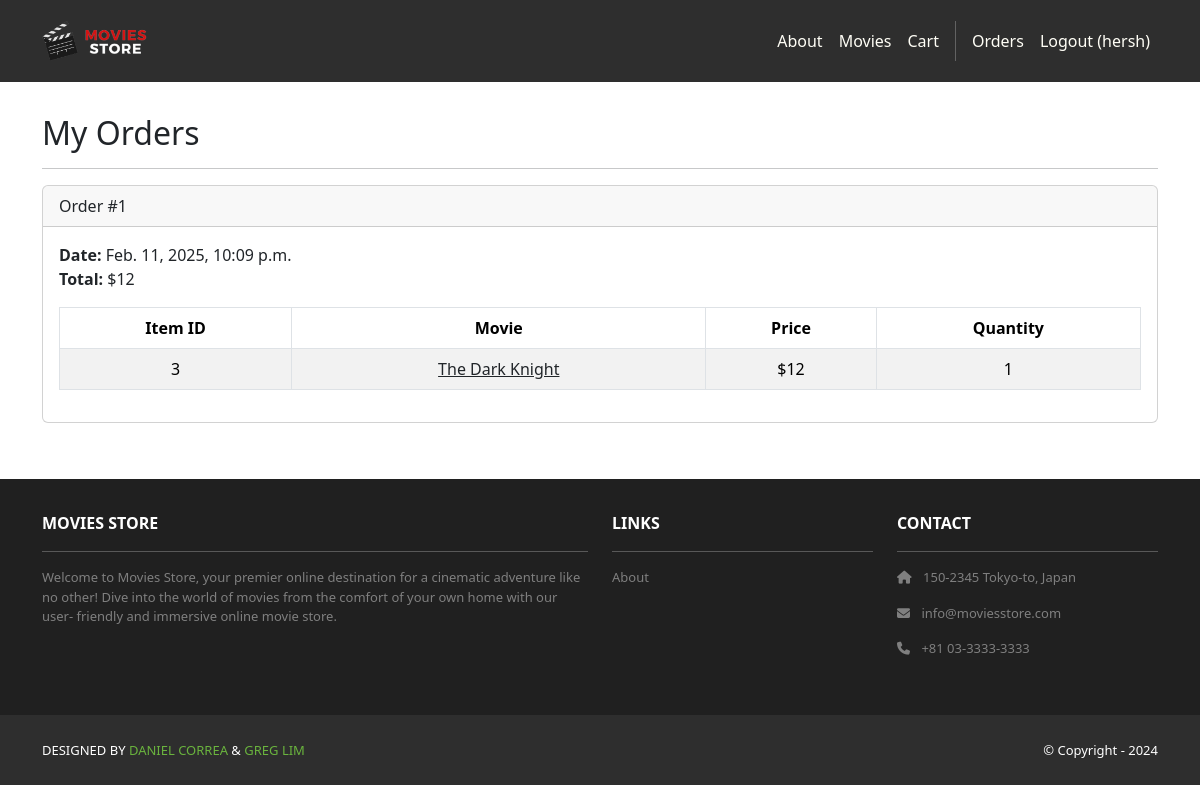
The page /accounts/orders/ (signed in) on the database as committed earlier.
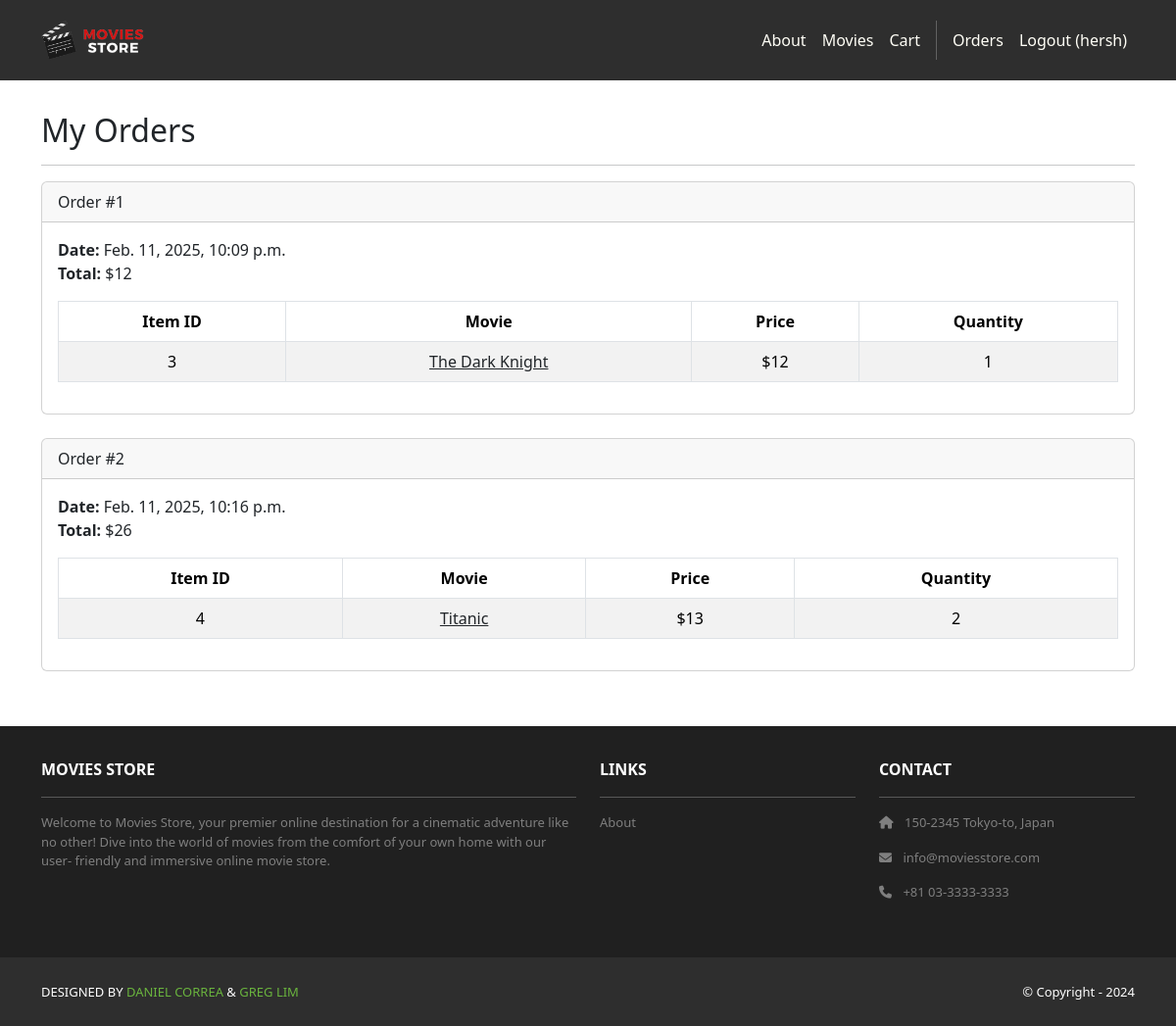
The same page on the database as committed later.
### cart/models.py (models this page shows, shortened)
class Order(models.Model):
    id = models.AutoField(primary_key=True)
    total = models.IntegerField()
    date = models.DateTimeField(auto_now_add=True)
    user = models.ForeignKey(User,
        on_delete=models.CASCADE)

class Item(models.Model):
    id = models.AutoField(primary_key=True)
    price = models.IntegerField()
    quantity = models.IntegerField()
    order = models.ForeignKey(Order,
        on_delete=models.CASCADE)
    movie = models.ForeignKey(Movie,
        on_delete=models.CASCADE)

### movies/models.py (models this page shows, shortened)
class Movie(models.Model):
    id = models.AutoField(primary_key=True)
    name = models.CharField(max_length=255)
    price = models.IntegerField()
    description = models.TextField()
    image = models.ImageField(upload_to='movie_images/')

### accounts/views.py (the view)
# urls.py: path('orders/', views.orders, name='accounts.orders'),
@login_required
def orders(request):
    template_data = {}
    template_data['title'] = 'Orders'
    template_data['orders'] = request.user.order_set.all()
    return render(request, 'accounts/orders.html',
        {'template_data': template_data})

### accounts/templates/accounts/orders.html
{% extends 'base.html' %}
{% block content %}
<div class="p-3">
  <div class="container">
    <div class="row mt-3">
      <div class="col mx-auto mb-3">
        <h2>My Orders</h2>
        <hr />
        {% for order in template_data.orders %}
        <div class="card mb-4">
          <div class="card-header">
            Order #{{ order.id }}
          </div>
          <div class="card-body">
            <b>Date:</b> {{ order.date }}<br />
            <b>Total:</b> ${{ order.total }}<br />
            <table class="table table-bordered
              table-striped text-center mt-3">
              <thead>
                <tr>
                  <th scope="col">Item ID</th>
                  <th scope="col">Movie</th>
                  <th scope="col">Price</th>
                  <th scope="col">Quantity</th>
                </tr>
              </thead>
              <tbody>
                {% for item in order.item_set.all %}
                <tr>
                  <td>{{ item.movie.id }}</td>
                  <td>
                    <a class="link-dark"
                      href="{% url 'movies.show'
                      id=item.movie.id %}">
                      {{ item.movie.name }}
                    </a>
                  </td>
                  <td>${{ item.movie.price }}</td>
                  <td>{{ item.quantity }}</td>
                </tr>
                {% endfor %}
              </tbody>
            </table>
          </div>
        </div>
        {% endfor %}
      </div>
    </div>
  </div>
</div>
{% endblock content %}

### moviesstore/templates/base.html (shortened to what this page needs)
<!DOCTYPE html>
<html>
{% load static %}
  <head>
    <link href=
      "https://cdn.jsdelivr.net/npm/bootstrap@5.3.3/dist/css/bootstrap.min.css" rel="stylesheet"
>
    <link rel=
      "stylesheet" href="https://cdnjs.cloudflare.com/ajax/libs/font-awesome/6.1.1/css/all.min.css">
      <link rel="stylesheet" type="text/css"
          href="{% static 'css/style.css' %}">
  </head>
  <body>
    <nav class="p-3 navbar navbar-dark bg-dark
         navbar-expand-lg">
      <div class="container">
        <a class="navbar-brand"
           href="{% url 'home.index' %}">
          <img src="{% static 'img/logo.png' %}" alt="logo"
               height="40" />
        </a>
        <div class="collapse navbar-collapse"
             id="navbarNavAltMarkup">
          <div class="navbar-nav ms-auto navbar-ml">
            <a class="nav-link"
               href="{% url 'home.about' %}">About</a>
            <a class="nav-link" href=
              "{% url 'movies.index' %}">Movies</a>
            <a class="nav-link"
              href="{% url 'cart.index' %}">Cart</a>
            {% if user.is_authenticated %}
             <a class="nav-link"
              href="{% url 'accounts.orders' %}">Orders
            </a>
            <a class="nav-link"
              href="{% url 'accounts.logout' %}">Logout ({{ user.username }})</a>
            {% endif %}
          </div>
        </div>
      </div>
    </nav>
    <div>
      {% block content %}
      {% endblock content %}
    </div>
    <section class="p-3 ms-footer d-none d-md-block">
      <div class="container">
        <div class="row mt-3 text-white">
          <div class="col-md-6 col-lg-6 col-xl-6
               mx-auto mb-4">
            <b>MOVIES STORE</b>
            <hr />
            <p>
              Welcome to Movies Store, your premier online
              destination for a cinematic adventure like no
              other! Dive into the world of movies from the
              comfort of your own home with our user-
              friendly and immersive online movie store.
            </p>
          </div>
          <div class="col-md-3 col-lg-3 col-xl-3
               mx-auto mb-4">
            <b>LINKS</b>
            <hr />
            <p><a class="nav-link"
              href="{% url 'home.about' %}">
              About
            </a></p>
          </div>
          <div class="col-md-3 col-lg-3 col-xl-3 mx-auto
               mb-4">
            <b>CONTACT</b>
            <hr />
            <p><i class="fas fa-home me-2"></i>
              150-2345 Tokyo-to, Japan
            </p>
            <p><i class="fas fa-envelope me-2"></i>
              info@moviesstore.com
            </p>
            <p><i class="fas fa-phone me-2"></i>
              +81 03-3333-3333
            </p>
          </div>
        </div>
      </div>
    </section>
    <section class="p-3 ms-footer-bottom bg-dark">
      <div class="container d-flex
           justify-content-between">
        <div class="me-5 text-white">
          <span>DESIGNED BY
            <a href="https://www.x.com/danielgarax"
            target="_blank">DANIEL CORREA</a> &
            <a href="https://www.x.com/greglim81"
            target="_blank">GREG LIM</a>
          </span>
        </div>
        <div class="text-white">
          <span>© Copyright - 2024</span>
        </div>
      </div>
    </section>
  </body>
</html>

### moviesstore/static/css/style.css (style rules this page uses)
.navbar a.nav-link { color: #FFFEF6 !important; }
.bg-dark { background-color: #2E2E2E !important; }
.ms-footer { background-color: #202020; }
.ms-footer p { color: #7F7F7F; font-size: 13px; }
.ms-footer-bottom span { font-size: 13px; line-height: 38px; }
.ms-footer-bottom a { color: #6ab43e; text-decoration: none; }

Rows that differ between the two databases and show on the page:
added Order: id "2", date "Feb. 11, 2025, 10:16 p.m.", total "26"
added Item: movie.id "4", movie.name "Titanic", movie.price "13", quantity "2"
